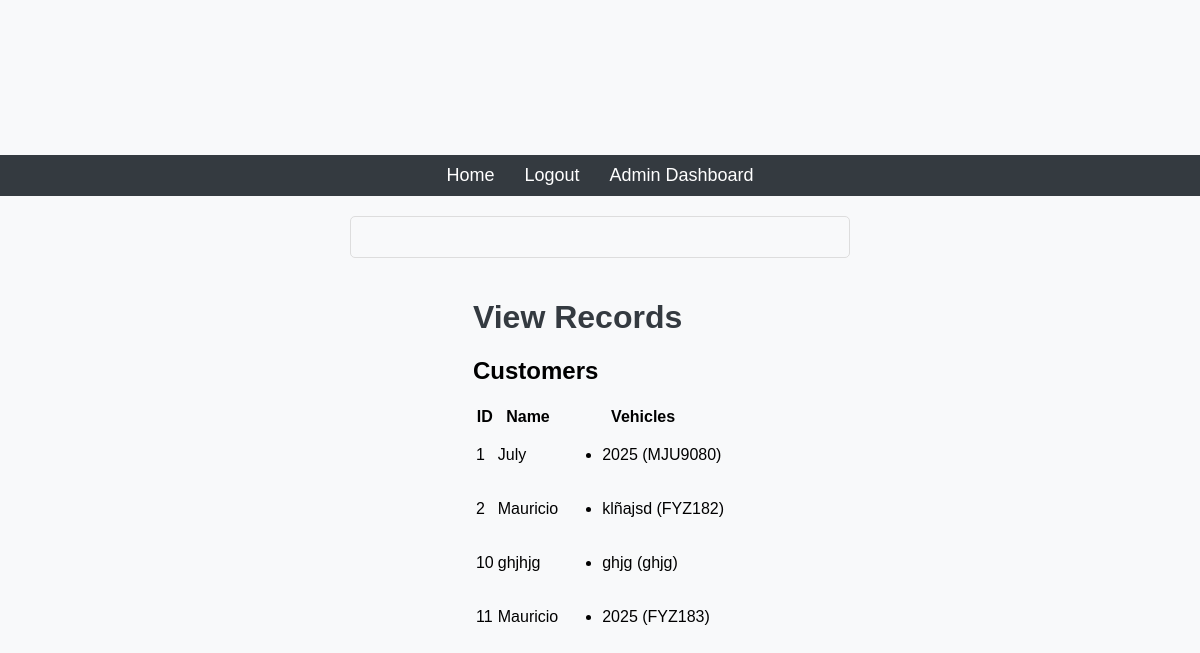
/admin/view_records (signed in), run on the app's committed database.
### app/models.py (models this page shows, shortened)
class Customer(db.Model):
    id = db.Column(db.Integer, primary_key=True)
    name = db.Column(db.String(100), nullable=False)
    vehicles = db.relationship('Vehicle', backref='owner', lazy=True)

class Vehicle(db.Model):
    id = db.Column(db.Integer, primary_key=True)
    model = db.Column(db.String(100), nullable=False)
    license_plate = db.Column(db.String(20), unique=True, nullable=False)
    customer_id = db.Column(db.Integer, db.ForeignKey('customer.id'), nullable=False)

### app/routes.py (the view)
@app.route('/admin/view_records')
@login_required
def admin_view_records():
    if current_user.role != 'admin':
        return redirect(url_for('home'))
    customers = Customer.query.all()
    return render_template('admin_view_records.html', title='View Records', customers=customers)

### app/models.py (called while the page is built)
@login_manager.user_loader
def load_user(user_id):
    return User.query.get(int(user_id))

### app/templates/admin_view_records.html (shortened to what this page needs)
{% extends "base.html" %}
{% block content %}
    <h1>View Records</h1>
    <h2>Customers</h2>
    <table>
        <tr>
            <th>ID</th>
            <th>Name</th>
            <th>Vehicles</th>
        </tr>
        {% for customer in customers %}
        <tr>
            <td>{{ customer.id }}</td>
            <td>{{ customer.name }}</td>
            <td>
                <ul>
                    {% for vehicle in customer.vehicles %}
                    <li>{{ vehicle.model }} ({{ vehicle.license_plate }})</li>
                    {% endfor %}
                </ul>
            </td>
        </tr>
        {% endfor %}
    </table>
{% endblock %}

### app/static/style.css (style rules this page uses)
body { font-family: Arial, sans-serif; background-color: #f8f9fa; margin: 0; padding: 0; display: flex; flex-direction: column; align-items: center; justify-content: center; height: 100vh; }
h1 { color: #343a40; }

### data on the page
Customer: id "1", name "July"
Vehicle: model "2025", license_plate "MJU9080"
Customer: id "2", name "Mauricio"
Vehicle: model "klñajsd", license_plate "FYZ182"
Customer: id "10", name "ghjhjg"
Vehicle: model "ghjg", license_plate "ghjg"
Customer: id "11", name "Mauricio"
Vehicle: model "2025", license_plate "FYZ183"
